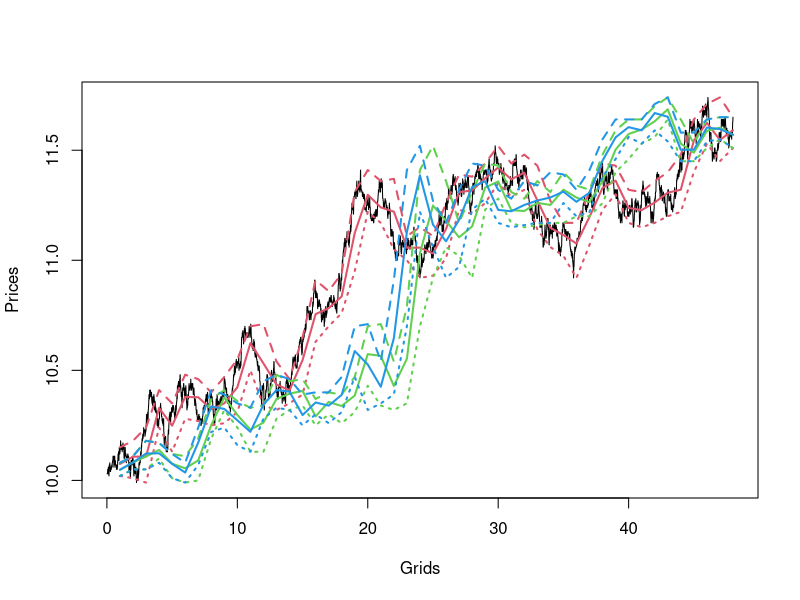
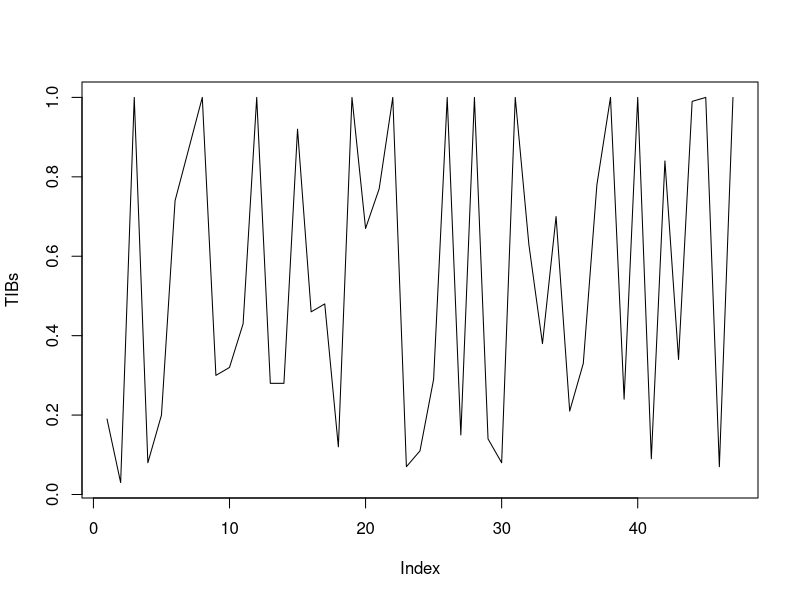

Write R code to recreate these figures, in order.
# Some simulations 
Size = 4 * 3600 / 3
set.seed(417)
Steps = rpois(Size, 1) * 0.01 * (2 * rbinom(Size, 1, 0.505) - 1)
Prices = 10 + cumsum(Steps)
Grids = 1:Size / 100
plot(Prices ~ Grids, type = "l")
Vbase = (Grids / 10 - 2.4)^2
Vols = rpois(Size, Vbase) * 100
Amounts = (Prices + 0.01 * runif(Size) - 0.005) * Vols
ticks = data.frame(Prices, Vols, Amounts)

# Time bars
barWide_time = 5 * 20
TimeBar = function(x, wides, func){
  x_ = matrix(x, ncol = wides)
  apply(x_, 2, func)
}

Prices_tb_mean = TimeBar(Prices, Size /barWide_time, mean)
Prices_tb_max = TimeBar(Prices, Size /barWide_time, max)
Prices_tb_min = TimeBar(Prices, Size /barWide_time, min)
points(Prices_tb_mean, type = "l", col = 2, lwd = 2)
points(Prices_tb_max, type = "l", col = 2, lwd = 2, lty = 2)
points(Prices_tb_min, type = "l", col = 2, lwd = 2, lty = 3)

# Volume bars
N_bars = 48
VolBar = function(x, v, n_bars, func = mean){
  V = sum(v)/n_bars
  v_ = ceiling(cumsum(v) / V)
  out = numeric(n_bars)
  for(i in 1:n_bars){
    out[i] = func(x[v_ == i])
  }
  out
}

Prices_vb_mean = VolBar(Prices, Vols, N_bars)
Prices_vb_max = VolBar(Prices, Vols, N_bars, max)
Prices_vb_min = VolBar(Prices, Vols, N_bars, min)
points(Prices_vb_mean, type = "l", col = 3, lwd = 2)
points(Prices_vb_max, type = "l", col = 3, lwd = 2, lty = 2)
points(Prices_vb_min, type = "l", col = 3, lwd = 2, lty = 3)

# Dollar bars
Prices_db_mean = VolBar(Prices, Amounts, N_bars)
Prices_db_max = VolBar(Prices, Amounts, N_bars, max)
Prices_db_min = VolBar(Prices, Amounts, N_bars, min)
points(Prices_db_mean, type = "l", col = 4, lwd = 2)
points(Prices_db_max, type = "l", col = 4, lwd = 2, lty = 2)
points(Prices_db_min, type = "l", col = 4, lwd = 2, lty = 3)

# Moving-average tools
MA = function(x, w = 1, decay = .95){
  c = sum((1:w - 1)^decay)
  out = numeric(length(x) - w + 1)
  for(i in 1:w){
    out = out + x[i:(length(x) - w + i)]*(decay^(i - 1))
  }
  out / c
}

### Information driven bars ###

## The propose is to sample more frequently when information arrives to the market

# Tick imblance bars

TickImbaBar = function(x, b0, E_imba){
  
  #b0 as boundary condition matching the preceeding data
  
  b = c(b0, sign(diff(x)))
  invar = which(b == 0)[-1]
  b[invar] = b[invar - 1]
  imba = cumsum(b)
  TIB = which(abs(imba) > abs(E_imba))[1]
  if(is.na(TIB)) TIB = length(x)
  out = list(expect = sum(b), tail = b[length(b)], TIB = TIB)
  return(out)
}
TickImbaBar_apply = function(x, segs){
  
  l = length(x)/segs
  TIBs = numeric(segs - 1)
  out = list(expect = 0, tail = 0, TIB = 0)
  for(i in 1:segs){
    x_ = x[1:l + (i - 1) * l]
    out = TickImbaBar(x = x_, b0 = out$tail, E_imba = out$expect)
    if(i == 1){
      print("Neglected for Burning-in")
    }else{
      print("Iterations")
      print(out)
      TIBs[i - 1] = out$TIB
    }
  }
  TIBs / l
}
TIBs = TickImbaBar_apply(Prices, 48)
plot(TIBs, type = "l")
